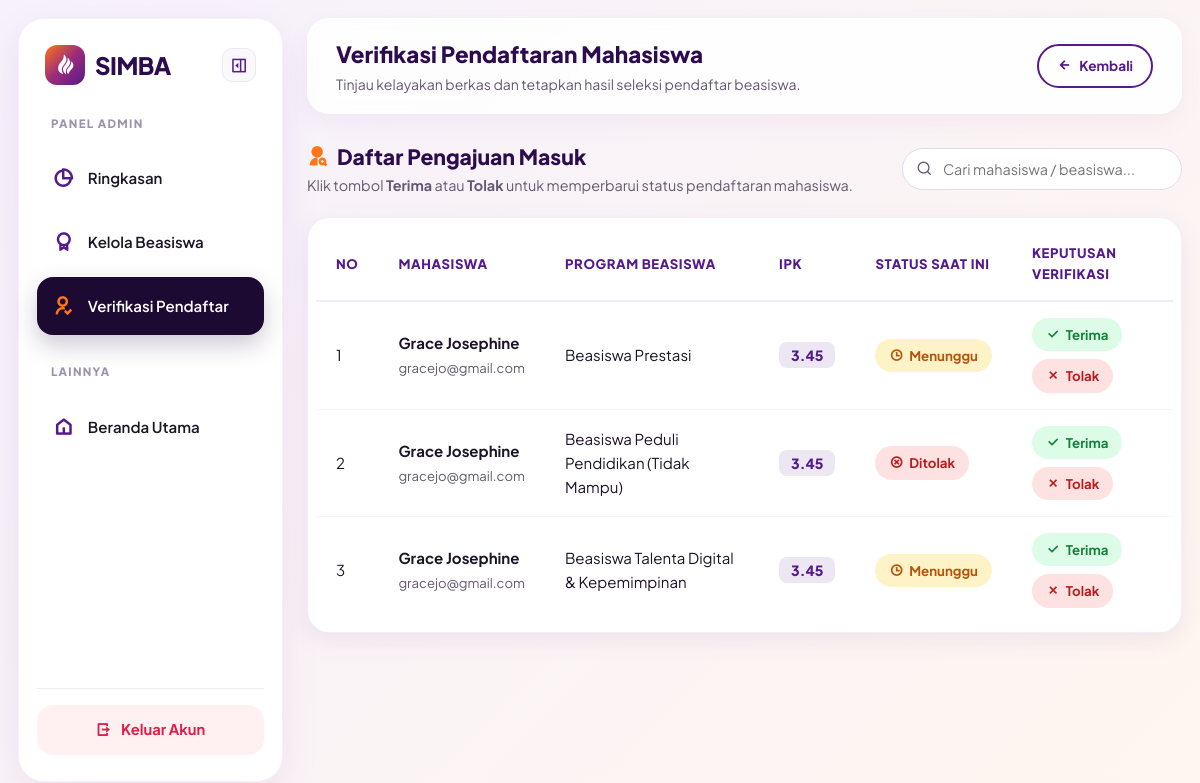
/pages/verifikasi_pendaftar.php (signed in), run on the app's committed database.
### tables this page shows
CREATE TABLE `pendaftaran` (
  `id_pendaftaran` int NOT NULL,
  `id_user` int NOT NULL,
  `id_beasiswa` int NOT NULL,
  `ipk` decimal(3,2) DEFAULT NULL,
  `alasan_mendaftar` text,
  `file_ktm` varchar(255) DEFAULT NULL,
  `file_transkrip` varchar(255) DEFAULT NULL,
  `status` enum('menunggu','revisi','diterima','ditolak') DEFAULT 'menunggu',
  `catatan_admin` text,
  `tanggal_daftar` timestamp NULL DEFAULT CURRENT_TIMESTAMP
);

CREATE TABLE `users` (
  `id_user` int NOT NULL,
  `nama_lengkap` varchar(100) NOT NULL,
  `email` varchar(100) NOT NULL,
  `password` varchar(255) NOT NULL,
  `role` enum('pendaftar','admin') DEFAULT 'pendaftar',
  `nim` varchar(30) DEFAULT NULL,
  `jenjang` varchar(20) DEFAULT NULL,
  `jurusan` varchar(100) DEFAULT NULL,
  `ipk` decimal(3,2) DEFAULT NULL,
  `created_at` timestamp NULL DEFAULT CURRENT_TIMESTAMP
);

CREATE TABLE `beasiswa` (
  `id_beasiswa` int NOT NULL,
  `nama_beasiswa` varchar(150) NOT NULL,
  `penyelenggara` varchar(150) DEFAULT 'SIMBA Foundation',
  `deskripsi` text NOT NULL,
  `jenjang` varchar(50) DEFAULT 'S1 / D3',
  `jurusan` varchar(100) DEFAULT 'Semua Jurusan',
  `kuota` int NOT NULL,
  `deadline` date DEFAULT NULL,
  `batas_waktu` date DEFAULT NULL,
  `status` varchar(30) DEFAULT 'Aktif',
  `is_unggulan` tinyint(1) NOT NULL DEFAULT '0',
  `created_at` timestamp NULL DEFAULT CURRENT_TIMESTAMP
);

### pages/verifikasi_pendaftar.php (the view, shortened to what this page needs)
<?php
$pendaftar = mysqli_query($conn, "
    SELECT p.*, u.nama_lengkap, u.email, b.nama_beasiswa
    FROM pendaftaran p
    JOIN users u ON p.id_user = u.id_user
    JOIN beasiswa b ON p.id_beasiswa = b.id_beasiswa
    ORDER BY p.id_pendaftaran DESC
");
?>
<!DOCTYPE html>
<html lang="id">
<head>
    <link href="https://cdn.jsdelivr.net/npm/remixicon@4.2.0/fonts/remixicon.css" rel="stylesheet">
    <link rel="stylesheet" href="../assets/css/style.css">
    <link rel="stylesheet" href="../assets/css/dashboard.css">
</head>
<body class="dash-body" id="dashBody">
    <aside class="sidebar" id="sidebar">
        <div class="sidebar-header">
            <a href="../index.php" class="brand sidebar-brand">
                <div class="brand-icon"><i class="ri-blaze-fill"></i></div>
                <span class="sidebar-text">SIMBA</span>
            </a>
            <button class="collapse-btn" id="collapseBtn" title="Sembunyikan / Perkecil Sidebar">
                <i class="ri-sidebar-fold-line" id="collapseIcon"></i>
            </button>
        </div>
        <nav class="sidebar-menu">
            <span class="menu-label sidebar-text">PANEL ADMIN</span>
            <a href="dashboard_admin.php" class="menu-item" title="Ringkasan Admin">
                <i class="ri-pie-chart-2-line"></i>
                <span class="sidebar-text">Ringkasan</span>
            </a>
            <a href="kelola_beasiswa.php" class="menu-item" title="Kelola Beasiswa">
                <i class="ri-award-line"></i>
                <span class="sidebar-text">Kelola Beasiswa</span>
            </a>
            <a href="verifikasi_pendaftar.php" class="menu-item active" title="Verifikasi Pendaftar">
                <i class="ri-user-follow-line"></i>
                <span class="sidebar-text">Verifikasi Pendaftar</span>
            </a>
            <span class="menu-label sidebar-text mt-section">LAINNYA</span>
            <a href="../index.php" class="menu-item" title="Lihat Beranda">
                <i class="ri-home-5-line"></i>
                <span class="sidebar-text">Beranda Utama</span>
            </a>
        </nav>
        <div class="sidebar-footer">
            <a href="../auth/logout.php" class="btn-logout" title="Keluar Akun">
                <i class="ri-logout-box-r-line"></i>
                <span class="sidebar-text">Keluar Akun</span>
            </a>
        </div>
    </aside>
    <main class="dash-main">
        <header class="dash-topbar">
            <div class="topbar-left">
                <div>
                    <h1>Verifikasi Pendaftaran Mahasiswa</h1>
                    <p>Tinjau kelayakan berkas dan tetapkan hasil seleksi pendaftar beasiswa.</p>
                </div>
            </div>
            <div class="topbar-right">
                <a href="dashboard_admin.php" class="btn btn-outline-purple" style="padding: 9px 18px; font-size: 0.85rem;">
                    <i class="ri-arrow-left-line"></i> Kembali
                </a>
            </div>
        </header>
        <div class="dash-content">
            <section class="dash-section">
                <div class="section-bar">
                    <div>
                        <h2><i class="ri-user-search-fill"></i> Daftar Pengajuan Masuk</h2>
                        <p>Klik tombol <strong>Terima</strong> atau <strong>Tolak</strong> untuk memperbarui status pendaftaran mahasiswa.</p>
                    </div>
                    <div class="search-box">
                        <i class="ri-search-line"></i>
                        <input type="text" id="searchPendaftar" placeholder="Cari mahasiswa / beasiswa...">
                    </div>
                </div>
                <div class="table-card">
                    <?php if ($pendaftar && mysqli_num_rows($pendaftar) > 0): ?>
                        <div class="table-responsive">
                            <table class="modern-table" id="pendaftarTable">
                                <thead>
                                    <tr>
                                        <th>No</th>
                                        <th>Mahasiswa</th>
                                        <th>Program Beasiswa</th>
                                        <th>IPK</th>
                                        <th>Status Saat Ini</th>
                                        <th>Keputusan Verifikasi</th>
                                    </tr>
                                </thead>
                                <tbody>
                                    <?php $no = 1; while ($row = mysqli_fetch_assoc($pendaftar)):
                                        $st = strtolower($row['status'] ?? 'menunggu');
                                        $badge_class = 'badge-pending';
                                        $badge_icon  = 'ri-time-line';
                                        if (str_contains($st, 'terima') || str_contains($st, 'lolos')) {
                                            $badge_class = 'badge-approved';
                                            $badge_icon  = 'ri-checkbox-circle-line';
                                        } elseif (str_contains($st, 'tolak') || str_contains($st, 'gagal')) {
                                            $badge_class = 'badge-rejected';
                                            $badge_icon  = 'ri-close-circle-line';
                                        }
                                    ?>
                                    <tr class="pendaftar-row" data-search="<?= strtolower(htmlspecialchars($row['nama_lengkap'] . ' ' . $row['email'] . ' ' . $row['nama_beasiswa'])) ?>">
                                        <td><?= $no++ ?></td>
                                        <td>
                                            <strong><?= htmlspecialchars($row['nama_lengkap']) ?></strong><br>
                                            <span style="font-size: 0.82rem; color: var(--text-muted);"><?= htmlspecialchars($row['email']) ?></span>
                                        </td>
                                        <td><?= htmlspecialchars($row['nama_beasiswa']) ?></td>
                                        <td>
                                            <?php if (isset($row['ipk']) && $row['ipk'] !== null && $row['ipk'] !== ''): ?>
                                                <span class="ipk-tag"><?= number_format((float)$row['ipk'], 2) ?></span>
                                            <?php else: ?>
                                                <span class="ipk-tag">-</span>
                                            <?php endif; ?>
                                        </td>
                                        <td>
                                            <span class="status-badge <?= $badge_class ?>">
                                                <i class="<?= $badge_icon ?>"></i>
                                                <?= htmlspecialchars(ucfirst($row['status'] ?? 'Menunggu')) ?>
                                            </span>
                                        </td>
                                        <td>
                                            <div style="display: flex; gap: 8px; flex-wrap: wrap;">
                                                <a href="../admin/proses_verifikasi.php?id=<?= $row['id_pendaftaran'] ?>&status=Diterima"
                                                   class="status-badge badge-approved" style="text-decoration: none;">
                                                    <i class="ri-check-line"></i> Terima
                                                </a>
                                                <a href="../admin/proses_verifikasi.php?id=<?= $row['id_pendaftaran'] ?>&status=Ditolak"
                                                   class="status-badge badge-rejected" style="text-decoration: none;">
                                                    <i class="ri-close-line"></i> Tolak
                                                </a>
                                            </div>
                                        </td>
                                    </tr>
                                    <?php endwhile; ?>
                                </tbody>
                            </table>
                        </div>
                    <?php endif; ?>
                </div>
            </section>
        </div>
    </main>
</body>
</html>

### assets/css/style.css (style rules this page uses)
:root { --orange: #FF7518; --orange-hover: #e5620a; --orange-soft: rgba(255, 117, 24, 0.12); --purple: #551A8B; --purple-dark: #2c0b4e; --purple-light: #7c3aed; --purple-soft: rgba(85, 26, 139, 0.1); --gradient-main: linear-gradient(135deg, #FF7518 0%, #9b2c7c 50%, #551A8B 100%); --gradient-card: linear-gradient(160deg, #6d23b6 0%, #551A8B 55%, #c84b26 100%); --bg-light: #faf8fc; --text-dark: #1d1427; --text-muted: #645873; --white: #ffffff; --shadow-sm: 0 8px 24px rgba(85, 26, 139, 0.08); --shadow-lg: 0 20px 50px rgba(85, 26, 139, 0.18); --radius-md: 16px; --radius-lg: 24px; }
* { margin: 0; padding: 0; box-sizing: border-box; scroll-behavior: smooth; }
body { font-family: 'Plus Jakarta Sans', sans-serif; background-color: var(--bg-light); color: var(--text-dark); line-height: 1.6; overflow-x: hidden; }
a { text-decoration: none; color: inherit; }
.btn { display: inline-flex; align-items: center; justify-content: center; gap: 8px; padding: 11px 22px; border-radius: 50px; font-weight: 700; font-size: 0.95rem; cursor: pointer; transition: all 0.3s ease; border: 2px solid transparent; }
.btn-outline-purple { border-color: var(--purple); color: var(--purple); background: transparent; }
.brand { display: flex; align-items: center; gap: 10px; font-size: 1.5rem; font-weight: 800; color: var(--purple); letter-spacing: -0.5px; }
.brand-icon { width: 40px; height: 40px; border-radius: 12px; background: var(--gradient-main); color: var(--white); display: grid; place-items: center; font-size: 1.3rem; }

### data on the page
pendaftaran: id_user.nama_lengkap "Grace Josephine", id_user.email "gracejo@gmail.com", id_beasiswa.nama_beasiswa "Beasiswa Prestasi", ipk "3.45", status "Menunggu"
pendaftaran: id_user.nama_lengkap "Grace Josephine", id_user.email "gracejo@gmail.com", id_beasiswa.nama_beasiswa "Beasiswa Peduli Pendidikan (Tidak Mampu)", ipk "3.45", status "Ditolak"
pendaftaran: id_user.nama_lengkap "Grace Josephine", id_user.email "gracejo@gmail.com", id_beasiswa.nama_beasiswa "Beasiswa Talenta Digital & Kepemimpinan", ipk "3.45", status "Menunggu"
